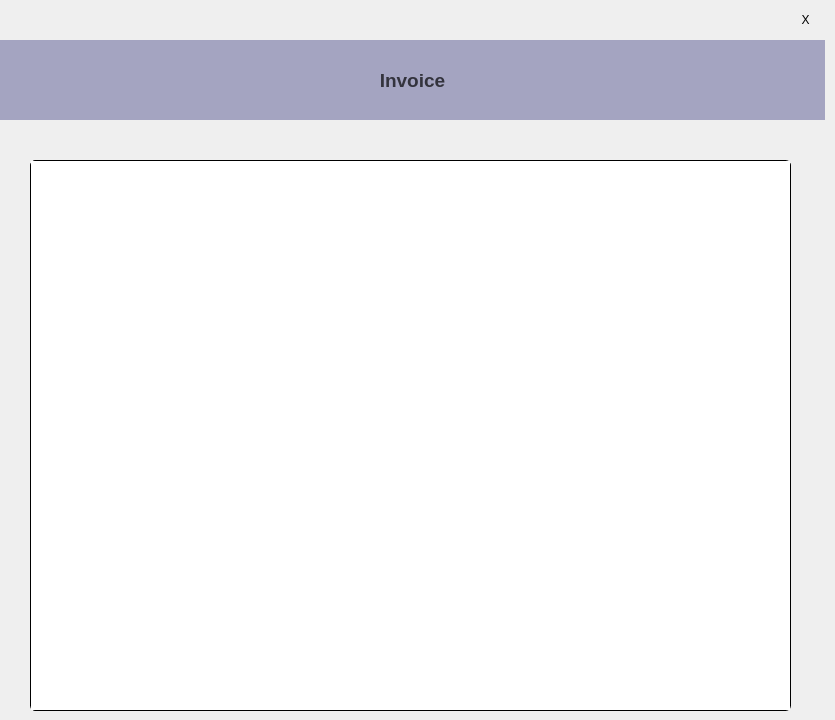
   <widget class="QWidget" name="invoice_page">
    <widget class="QFrame" name="header_frame_3">
     <property name="geometry">
      <rect>
       <x>0</x>
       <y>40</y>
       <width>825</width>
       <height>80</height>
      </rect>
     </property>
     <property name="minimumSize">
      <size>
       <width>825</width>
       <height>80</height>
      </size>
     </property>
     <property name="maximumSize">
      <size>
       <width>825</width>
       <height>80</height>
      </size>
     </property>
     <property name="styleSheet">
      <string notr="true">#header_frame_3{
	background-color: rgba(48, 48, 123, 100);
}</string>
     </property>
     <property name="frameShape">
      <enum>QFrame::NoFrame</enum>
     </property>
     <property name="frameShadow">
      <enum>QFrame::Plain</enum>
     </property>
     <property name="lineWidth">
      <number>0</number>
     </property>
     <layout class="QGridLayout" name="gridLayout_3">
      <property name="leftMargin">
       <number>0</number>
      </property>
      <property name="topMargin">
       <number>0</number>
      </property>
      <property name="rightMargin">
       <number>0</number>
      </property>
      <property name="bottomMargin">
       <number>0</number>
      </property>
      <property name="spacing">
       <number>0</number>
      </property>
      <item row="0" column="0">
       <widget class="QLabel" name="header_title_3">
        <property name="minimumSize">
         <size>
          <width>825</width>
          <height>80</height>
         </size>
        </property>
        <property name="maximumSize">
         <size>
          <width>825</width>
          <height>80</height>
         </size>
        </property>
        <property name="font">
         <font>
          <pointsize>14</pointsize>
          <bold>true</bold>
         </font>
        </property>
        <property name="styleSheet">
         <string notr="true">#header_title_3{
	color: rgba(0, 0, 0, 175);
	background-color: rgba(0, 0, 0, 0);
}</string>
        </property>
        <property name="text">
         <string>Invoice</string>
        </property>
        <property name="alignment">
         <set>Qt::AlignCenter</set>
        </property>
       </widget>
      </item>
     </layout>
    </widget>
    <widget class="QTableWidget" name="invoice_table">
     <property name="geometry">
      <rect>
       <x>30</x>
       <y>160</y>
       <width>761</width>
       <height>551</height>
      </rect>
     </property>
     <property name="styleSheet">
      <string notr="true">#invoice_table{
	border:1px solid rgba(0,0,0,255);
	border-radius: 5px;
}

QHeaderView::section{
	color:black;
	background:rgba(48, 48, 123, 75);
}</string>
     </property>
     <property name="frameShape">
      <enum>QFrame::NoFrame</enum>
     </property>
     <property name="frameShadow">
      <enum>QFrame::Plain</enum>
     </property>
     <property name="lineWidth">
      <number>0</number>
     </property>
     <property name="editTriggers">
      <set>QAbstractItemView::NoEditTriggers</set>
     </property>
     <property name="alternatingRowColors">
      <bool>true</bool>
     </property>
     <property name="selectionBehavior">
      <enum>QAbstractItemView::SelectRows</enum>
     </property>
     <property name="sortingEnabled">
      <bool>true</bool>
     </property>
     <attribute name="horizontalHeaderCascadingSectionResizes">
      <bool>true</bool>
     </attribute>
     <attribute name="horizontalHeaderMinimumSectionSize">
      <number>7</number>
     </attribute>
     <attribute name="horizontalHeaderDefaultSectionSize">
      <number>82</number>
     </attribute>
     <attribute name="horizontalHeaderStretchLastSection">
      <bool>true</bool>
     </attribute>
     <attribute name="verticalHeaderVisible">
      <bool>false</bool>
     </attribute>
     <attribute name="verticalHeaderMinimumSectionSize">
      <number>0</number>
     </attribute>
     <attribute name="verticalHeaderHighlightSections">
      <bool>false</bool>
     </attribute>
    </widget>
    <widget class="QLabel" name="exit_label_4">
     <property name="geometry">
      <rect>
       <x>785</x>
       <y>0</y>
       <width>41</width>
       <height>40</height>
      </rect>
     </property>
     <property name="styleSheet">
      <string notr="true">#exit_label_4{
	font: 900 14pt &quot;Arial Black&quot;;
}

#exit_label_4::hover{
	background-color:rgba(219, 68, 55, 255);
	color:rgba(255,255,255,255);
}
</string>
     </property>
     <property name="text">
      <string>X</string>
     </property>
     <property name="alignment">
      <set>Qt::AlignCenter</set>
     </property>
    </widget>
   </widget>
